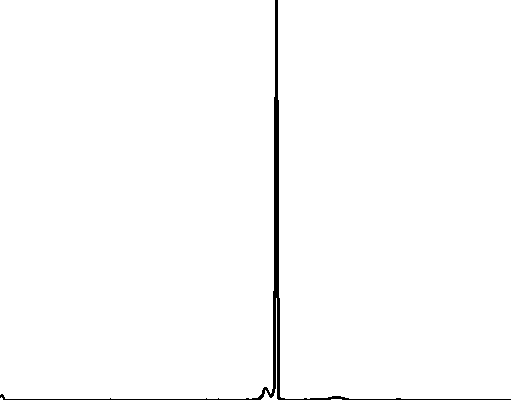
#> input picture Projeto_2/Part_II/data/histogram_data.png, 512 x 400 px
$ python py_script.py
#> lines starting #> are read from the running program, lines starting #| are printed output that depends on the picture; after the words box and inside, x2 and y2 are one past the last pixel; in counts of white or black regions, pixels touching at a corner belong together
import cv2
import numpy as np
import matplotlib.pyplot as plt

# Path to the histogram image
hist_image_path = 'histogram_data.png'

# Read the histogram image
hist_image = cv2.imread(hist_image_path, cv2.IMREAD_GRAYSCALE)
#> hist_image: shape (400, 512); 98.8% white; 1 black region, box (x1, y1, x2, y2) and area: (0, 0, 511, 400) 2551

# Check if the image was loaded successfully
if hist_image is None:
    raise FileNotFoundError(f"Failed to load image from {hist_image_path}")

# Extract histogram data from the image
# Assuming the histogram image has a white background and black bars
hist_height, hist_width = hist_image.shape
#> hist_height = 400; hist_width = 512
hist_data = np.zeros(256, dtype=int)

for x in range(hist_width):
    for y in range(hist_height):
        if hist_image[y, x] == 0:  # Black pixel
            bin_index = int(x * 256 / hist_width)
            hist_data[bin_index] += 1

# Normalize the histogram data
hist_data = hist_data / hist_data.sum()

# Plot the histogram using Matplotlib
plt.figure(figsize=(10, 6))
plt.bar(range(256), hist_data, color='blue', edgecolor='black')
plt.xlabel('Pixel Intensity Value')
plt.ylabel('Normalized Frequency')
plt.title('Frequency Distribution of Grayscale Image')
plt.grid(True)
plt.show()
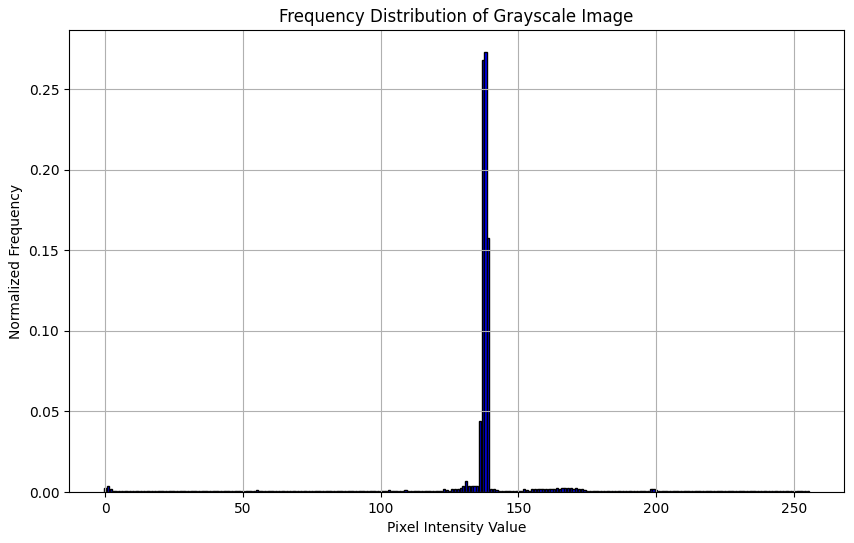
#> figure drawn by matplotlib, 1 panel; tallest bar 0.273 high, from x = 137.6 to 138.4

$ run again, with Projeto_2/Part_II/data/frequency_distribution.png copied over Projeto_2/Part_II/data/histogram_data.png
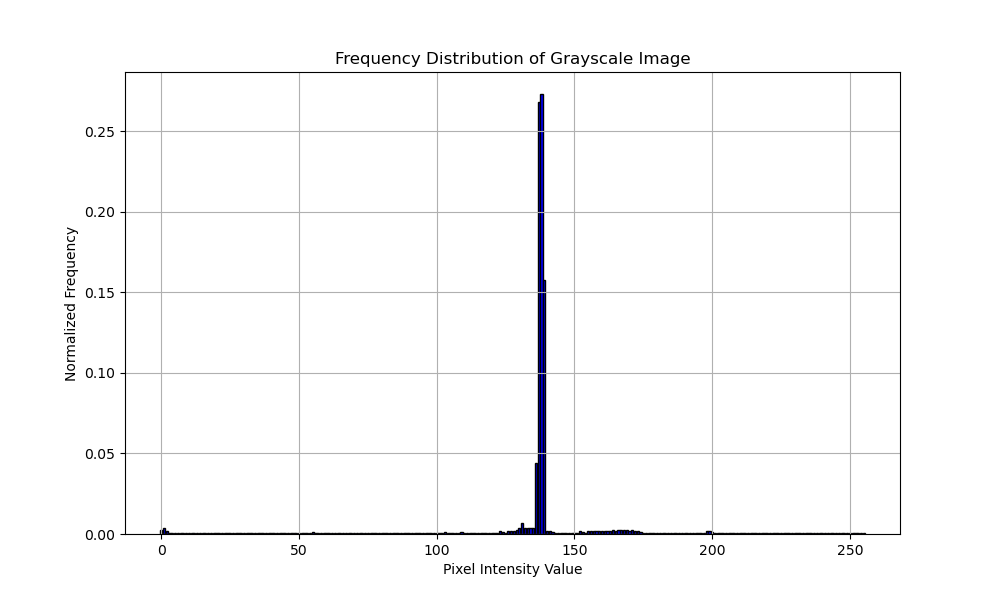
#> input picture Projeto_2/Part_II/data/frequency_distribution.png, 1000 x 600 px
#> `plt.show()`:
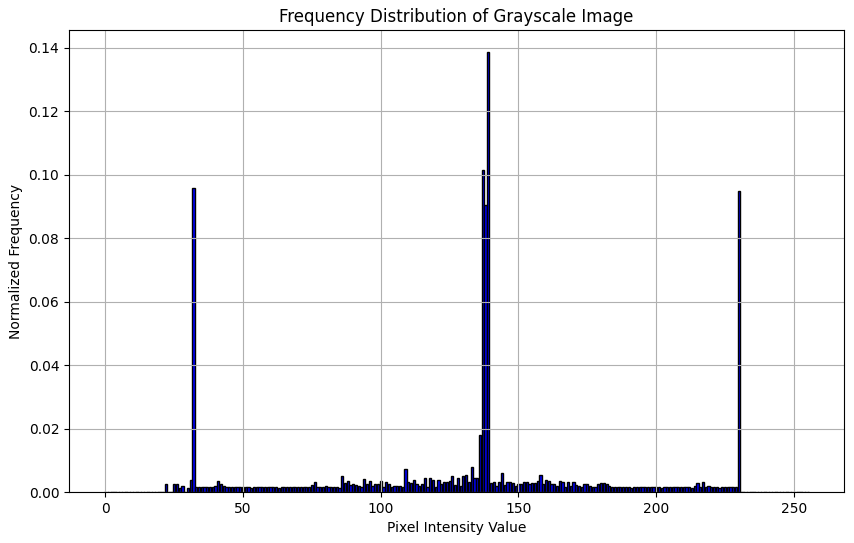
#> figure drawn by matplotlib, 1 panel; tallest bar 0.139 high, from x = 138.6 to 139.4
